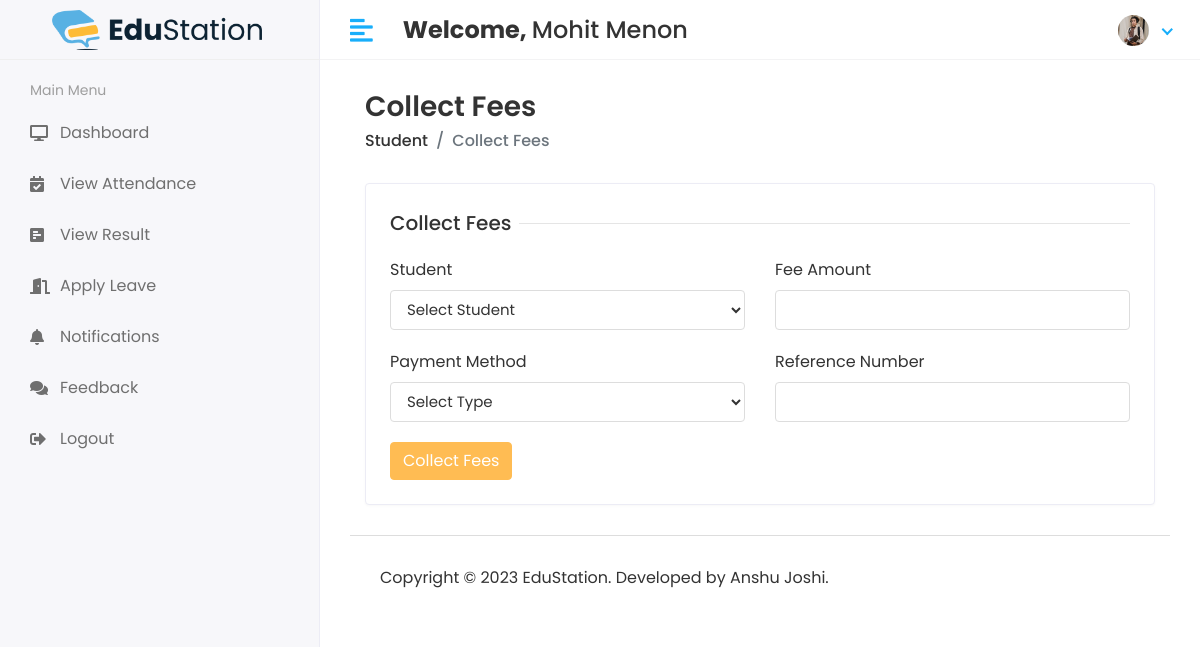
/HOD/Student/Collect_Fees (signed in), run on the app's committed database.
### app/models.py (models this page shows)
class CustomUser(AbstractUser):
    user_type_data = (
        (1, "HOD"),
        (2, "Staff"),
        (3, "Student")
    )
    user_type = models.CharField(default=1, choices=user_type_data, max_length=10)
    profile_pic = models.ImageField(upload_to='media/profile_pic')

### student_management_system/hodviews.py (the view, shortened to what this page needs)
# urls.py: path('HOD/Student/Collect_Fees', hodviews.COLLECT_FEES, name='collect_fees'),
@login_required(login_url='/')
def COLLECT_FEES(request):
    stud_id = Students.objects.all()
    context = {
        'stud_id': stud_id,
    }
    return render(request, 'hod/collect_fees.html', context)

### templates/hod/collect_fees.html (shortened to what this page needs)
{% extends 'base.html' %}
{% block main_content %}
<div class="content container-fluid">
		<div class="page-header">
			<div class="row align-items-center">
				<div class="col">
					<h3 class="page-title">Collect Fees</h3>
					<ul class="breadcrumb">
						<li class="breadcrumb-item"><a href="subjects.html">Student</a></li>
						<li class="breadcrumb-item active">Collect Fees</li>
					</ul>
				</div>
			</div>
		</div>
  <div class="row">
	<div class="col-sm-12">
		<div class="card">
			<div class="card-body">
				<form action="{% url 'collect_fees' %}" method="post">
					<div class="row">
						<div class="col-12">
							<h5 class="form-title"><span>Collect Fees</span></h5>
						</div>
                        <div class="col-12 col-sm-6">
							<div class="form-group">
								<label>Student</label>
                                <select class="form-control" name="stud" required>
                                  <option>Select Student</option>
                                </select>
							</div>
						</div>
						<div class="col-12 col-sm-6">
							<div class="form-group">
								<label>Fee Amount</label>
								<input type="text" class="form-control" name="fee_amt" required>
							</div>
						</div>
						<div class="col-12 col-sm-6">
							<div class="form-group">
								<label>Payment Method</label>
                                <select class="form-control" name="pay_meth" required>
                                  <option>Select Type</option>
                                </select>
							</div>
						</div>
                        <div class="col-12 col-sm-6">
							<div class="form-group">
								<label>Reference Number</label>
								<input type="text" class="form-control" name="ref_num" required>
							</div>
						</div>
						<div class="col-12">
							<button type="submit" class="btn btn-primary">Collect Fees</button>
						</div>
					</div>
				</form>
			</div>
		</div>
	</div>
  </div>
</div>
{% endblock main_content%}

### templates/includes/header.html (shortened to what this page needs)
{% load static %}
<div class="main-wrapper">
         <div class="header">
            <div class="header-left">
               <a href="index.html" style="padding: 2rem;" class="logo">
               <img src="{% static 'assets/img/es-logo.png' %}" alt="Logo">
               </a>
            </div>
            <a href="javascript:void(0);" id="toggle_btn">
            <i class="fas fa-align-left"></i>
            </a>
            <div class="top-nav-search mt-3">
               <h4><strong>Welcome, </strong><span>{{user.first_name}} {{ user.last_name }}</span></h4>
            </div>
            <ul class="nav user-menu">
               <li class="nav-item dropdown has-arrow">
                  <a href="#" class="dropdown-toggle nav-link" data-toggle="dropdown">
                  <span class="user-img">
                     {% if user.profile_pic == "" %}
                        <span class="user-img"><img class="rounded-circle" src="{% static 'assets/img/noimg.png' %}" width="31" alt="User Image"></span>
                     {% else %}
                        <span class="user-img"><img class="rounded-circle" src="/{{user.profile_pic}}" width="31" alt="User Image"></span>
                     {% endif %}
                  </span>
                  </a>
               </li>
            </ul>
         </div>

### static/assets/css/style.css (style rules this page uses)
html { height: 100%; }
body { background-color: #fff; color: #333; font-family: 'Poppins', sans-serif; font-size: 1rem; height: 100%; line-height: 1.5; overflow-x: hidden; }
h1, h2, h3, h4, h5, h6 { font-family: 'Poppins', sans-serif; margin-top: 0; }
.form-control { border: 1px solid #ddd; box-shadow: none; color: #333; font-size: 15px; height: 40px; }
a { color: #009ce7; }
input, button, a { transition: all 0.4s ease; -moz-transition: all 0.4s ease; -o-transition: all 0.4s ease; -ms-transition: all 0.4s ease; -webkit-transition: all 0.4s ease; }
input, input:focus, button, button:focus { outline: none; }
input[type=text], input[type=password] { -webkit-appearance: none; -moz-appearance: none; appearance: none; }
.form-group { margin-bottom: 1.25rem; }
ul, ol { padding: 0px; list-style: none; }
.btn-primary { background-color: #FFBC53; border: 1px solid #FFBC53; }
.card { border: 1px solid #ececf5; box-shadow: 0 1px 3px 0 rgba(0, 0, 0, 0.03); margin-bottom: 1.875rem; }
.card-body { padding: 1.5rem; }
.header { background-color: #fff; border-bottom: 1px solid #f3f3f4; left: 0; position: fixed; right: 0; top: 0; z-index: 1001; height: 60px; }
.header .header-left { float: left; height: 60px; padding: 0 20px; position: relative; width: 320px; z-index: 1; transition: all 0.2s ease-in-out; background-color: #f7f7fa; border-bottom: 1px solid #efefef; border-right: 1px solid #ececf5; display: flex; align-items: center; }
.header .header-left .logo { display: inline-block; line-height: 60px; }
.header .header-left .logo img { max-height: 40px; width: auto; }
.header .dropdown-toggle:after { display: none; }
.header .has-arrow .dropdown-toggle:after { border-top: 0; border-left: 0; border-bottom: 2px solid #18aefa; border-right: 2px solid #18aefa; content: ''; height: 8px; display: inline-block; pointer-events: none; -webkit-transform-origin: 66% 66%; -ms-transform-origin: 66% 66%; transform-origin: 66% 66%; -webkit-transform: rotate(45deg); -ms-transform: rotate(45deg); transform: rotate(45deg); -webkit-transition: all 0.15s ease-in-out; transition: all 0.15s ease-in-out; width: 8px; vertical-align: 0px; }
.user-menu { float: right; margin: 0; position: relative; z-index: 99; padding-right: 15px; }
.user-menu.nav > li > a { color: #a0a0a0; font-size: 14px; line-height: 58px; padding: 0 15px; height: 60px; }
.user-img { margin-right: 3px; position: relative; }
.top-nav-search { float: left; margin-left: 15px; }
.main-wrapper { width: 100%; height: 100vh; min-height: 100vh; }
.page-header { margin-bottom: 1.875rem; }
.page-header .breadcrumb { background-color: transparent; color: #6c757d; font-size: 1rem; font-weight: 500; margin-bottom: 0; padding: 0; }
.page-header .breadcrumb a { color: #333; }
.page-title { font-size: 28px; font-weight: 600; color: #333; margin-bottom: 5px; }
.form-title { width: 100%; max-width: 100%; padding: 0; font-size: 1.25rem; font-weight: 500; line-height: inherit; color: #333; white-space: normal; position: relative; display: block; margin-bottom: 20px; }
.form-title:before { content: ""; position: absolute; left: 0px; right: 0px; height: 1px; top: 50%; background-color: rgba(0, 0, 0, 0.1); }
.form-title span { padding: 0px 0.5rem 0 0; background-color: #fff; display: inline-block; z-index: 2; position: relative; }
@media (min-width: 992px) { #toggle_btn { align-items: center; color: #18aefa; display: inline-flex; float: left; font-size: 26px; height: 60px; justify-content: center; margin-left: 15px; padding: 0 15px; } }

### data on the page
CustomUser: first_name "Mohit", last_name "Menon", profile_pic (picture)
